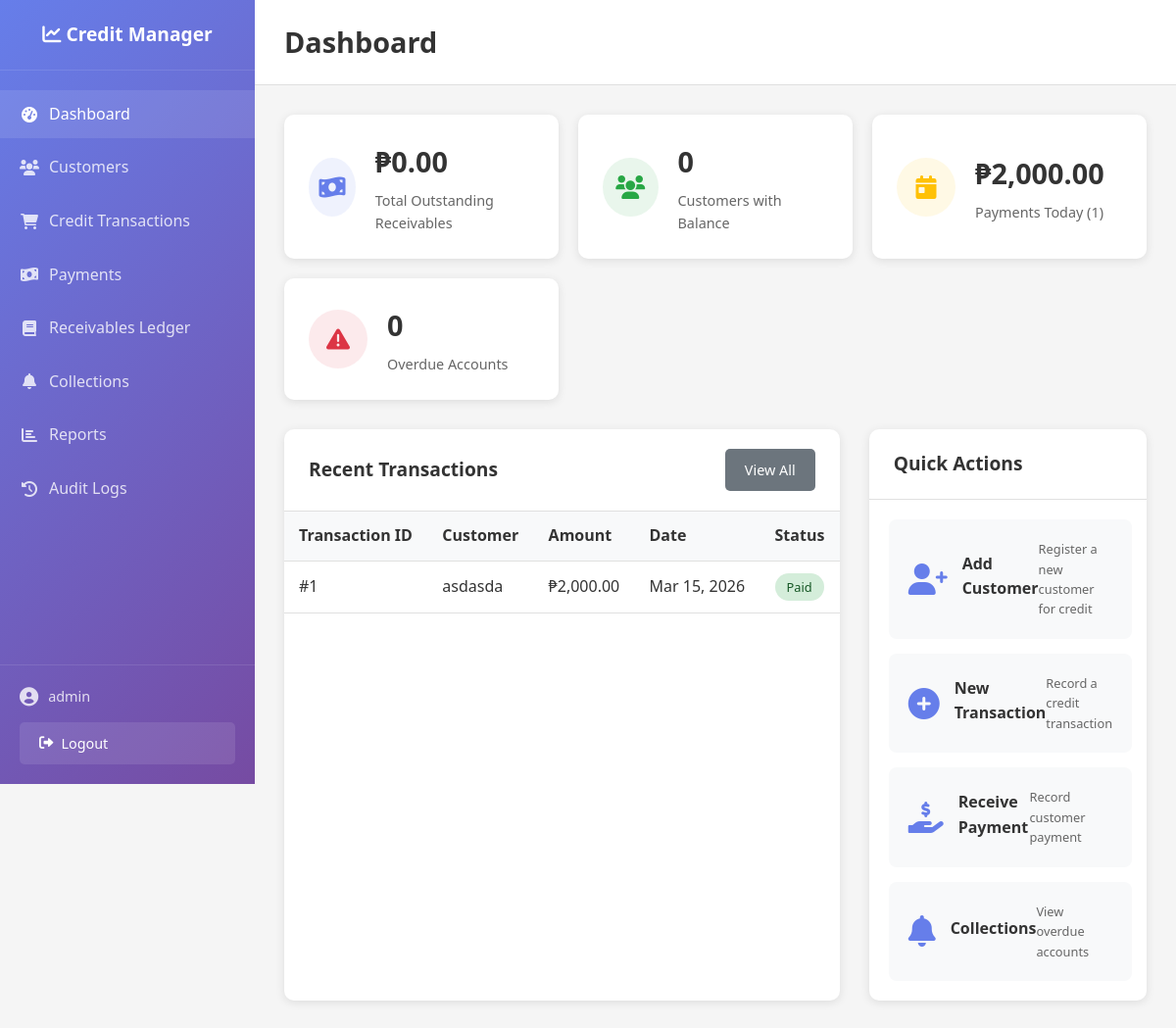
Screenshot of /credit-management-system/dashboard.php (signed in) with the database file from the repository.
### tables this page shows
CREATE TABLE `credit_transactions` (
  `transaction_id` int(11) NOT NULL,
  `customer_id` int(11) NOT NULL,
  `item_description` text NOT NULL,
  `quantity` int(11) NOT NULL,
  `unit_price` decimal(10,2) NOT NULL,
  `total_amount` decimal(10,2) NOT NULL,
  `transaction_date` date NOT NULL,
  `due_date` date NOT NULL,
  `status` enum('unpaid','partially_paid','paid') DEFAULT 'unpaid',
  `created_at` timestamp NOT NULL DEFAULT current_timestamp()
);

CREATE TABLE `customers` (
  `customer_id` int(11) NOT NULL,
  `full_name` varchar(100) NOT NULL,
  `phone_number` varchar(20) DEFAULT NULL,
  `address` text DEFAULT NULL,
  `credit_limit` decimal(10,2) DEFAULT 0.00,
  `payment_terms` int(11) DEFAULT 30,
  `risk_classification` enum('low','medium','high') DEFAULT 'medium',
  `current_balance` decimal(10,2) DEFAULT 0.00,
  `created_at` timestamp NOT NULL DEFAULT current_timestamp()
);

### credit-management-system/config/config.php (called while the page is built, shortened)
<?php
function getDBConnection() {
    try {
        $conn = new PDO("mysql:host=" . DB_HOST . ";dbname=" . DB_NAME, DB_USER, DB_PASS);
        $conn->setAttribute(PDO::ATTR_ERRMODE, PDO::ERRMODE_EXCEPTION);
        $conn->setAttribute(PDO::ATTR_DEFAULT_FETCH_MODE, PDO::FETCH_ASSOC);
        return $conn;
    } catch(PDOException $e) {
        die("Connection failed: " . $e->getMessage());
    }
}
function formatCurrency($amount) {
    return '₱' . number_format($amount ?? 0, 2);
}
function formatDate($date) {
    return date('M d, Y', strtotime($date));
}
?>

### credit-management-system/models/Report.php (called while the page is built, shortened)
<?php
class Report {
    private $conn;
    public function __construct($conn) {
        $this->conn = $conn;
    }
    public function getDashboardStats() {
        $stats = [];
        $stmt = $this->conn->prepare("SELECT SUM(total_amount) as total FROM credit_transactions WHERE status != 'paid'");
        $stmt->execute();
        $stats['total_outstanding'] = $stmt->fetch()['total'] ?? 0;
        $stmt = $this->conn->prepare("SELECT COUNT(DISTINCT customer_id) as total FROM credit_transactions WHERE status != 'paid'");
        $stmt->execute();
        $stats['customers_with_balance'] = $stmt->fetch()['total'] ?? 0;
        $stmt = $this->conn->prepare("SELECT SUM(amount_paid) as total, COUNT(payment_id) as count FROM payments WHERE DATE(payment_date) = CURRENT_DATE");
        $stmt->execute();
        $today = $stmt->fetch();
        $stats['payments_today'] = $today['total'] ?? 0;
        $stats['payments_today_count'] = $today['count'] ?? 0;
        $stmt = $this->conn->prepare("SELECT COUNT(*) as total FROM credit_transactions WHERE status != 'paid' AND due_date < CURRENT_DATE");
        $stmt->execute();
        $stats['overdue_accounts'] = $stmt->fetch()['total'] ?? 0;
        return $stats;
    }
    public function getRecentTransactions($limit = 10) {
        $limit = (int)$limit;
        $stmt = $this->conn->prepare("
            SELECT
                ct.transaction_id,
                ct.total_amount,
                ct.transaction_date,
                ct.status,
                c.full_name
            FROM credit_transactions ct
            JOIN customers c ON ct.customer_id = c.customer_id
            ORDER BY ct.transaction_date DESC
            LIMIT $limit
        ");
        $stmt->execute();
        return $stmt->fetchAll();
    }
}
?>

### credit-management-system/models/Payment.php (called while the page is built, shortened)
<?php
class Payment {
    private $conn;
    public function __construct($conn) {
        $this->conn = $conn;
    }
    public function getTodayPayments() {
        $stmt = $this->conn->prepare("
            SELECT SUM(amount_paid) as total, COUNT(payment_id) as count
            FROM payments
            WHERE DATE(payment_date) = CURRENT_DATE
        ");
        $stmt->execute();
        return $stmt->fetch();
    }
}
?>

### credit-management-system/dashboard.php (the view, shortened to what this page needs)
<?php
require_once 'config/config.php';
require_once 'models/Report.php';
require_once 'models/Payment.php';
$report = new Report(getDBConnection());
$payment = new Payment(getDBConnection());
$stats = $report->getDashboardStats();
$recentTransactions = $report->getRecentTransactions(10);
$todayPayments = $payment->getTodayPayments();
include 'includes/header.php';
?>
<div class="dashboard-stats">
    <div class="stat-card">
        <div class="stat-icon">
            <i class="fas fa-money-bill-wave"></i>
        </div>
        <div class="stat-content">
            <h3><?php echo formatCurrency($stats['total_outstanding']); ?></h3>
            <p>Total Outstanding Receivables</p>
        </div>
    </div>
    <div class="stat-card">
        <div class="stat-icon">
            <i class="fas fa-users"></i>
        </div>
        <div class="stat-content">
            <h3><?php echo $stats['customers_with_balance']; ?></h3>
            <p>Customers with Balance</p>
        </div>
    </div>
    <div class="stat-card">
        <div class="stat-icon">
            <i class="fas fa-calendar-day"></i>
        </div>
        <div class="stat-content">
            <h3><?php echo formatCurrency($todayPayments['total'] ?? 0); ?></h3>
            <p>Payments Today (<?php echo $todayPayments['count'] ?? 0; ?>)</p>
        </div>
    </div>
    <div class="stat-card">
        <div class="stat-icon">
            <i class="fas fa-exclamation-triangle"></i>
        </div>
        <div class="stat-content">
            <h3><?php echo $stats['overdue_accounts']; ?></h3>
            <p>Overdue Accounts</p>
        </div>
    </div>
</div>
<div class="dashboard-content">
    <div class="dashboard-section">
        <div class="section-header">
            <h2>Recent Transactions</h2>
            <a href="transactions.php" class="btn btn-secondary">View All</a>
        </div>
        <div class="table-container">
            <table class="data-table">
                <thead>
                    <tr>
                        <th>Transaction ID</th>
                        <th>Customer</th>
                        <th>Amount</th>
                        <th>Date</th>
                        <th>Status</th>
                    </tr>
                </thead>
                <tbody>
                    <?php if (empty($recentTransactions)): ?>
                        <tr>
                            <td colspan="5" class="text-center">No transactions found</td>
                        </tr>
                    <?php else: ?>
                        <?php foreach ($recentTransactions as $tx): ?>
                            <tr>
                                <td>#<?php echo $tx['transaction_id']; ?></td>
                                <td><?php echo $tx['full_name']; ?></td>
                                <td><?php echo formatCurrency($tx['total_amount']); ?></td>
                                <td><?php echo formatDate($tx['transaction_date']); ?></td>
                                <td>
                                    <span class="status-badge status-<?php echo $tx['status']; ?>">
                                        <?php echo ucfirst($tx['status']); ?>
                                    </span>
                                </td>
                            </tr>
                        <?php endforeach; ?>
                    <?php endif; ?>
                </tbody>
            </table>
        </div>
    </div>
    <div class="dashboard-section">
        <div class="section-header">
            <h2>Quick Actions</h2>
        </div>
        <div class="quick-actions">
            <a href="customers.php?action=add" class="action-card">
                <i class="fas fa-user-plus"></i>
                <h3>Add Customer</h3>
                <p>Register a new customer for credit</p>
            </a>
            <a href="transactions.php?action=add" class="action-card">
                <i class="fas fa-plus-circle"></i>
                <h3>New Transaction</h3>
                <p>Record a credit transaction</p>
            </a>
            <a href="payments.php?action=add" class="action-card">
                <i class="fas fa-hand-holding-usd"></i>
                <h3>Receive Payment</h3>
                <p>Record customer payment</p>
            </a>
            <a href="collections.php" class="action-card">
                <i class="fas fa-bell"></i>
                <h3>Collections</h3>
                <p>View overdue accounts</p>
            </a>
        </div>
    </div>
</div>
<?php include 'includes/footer.php'; ?>

### credit-management-system/assets/css/style.css (style rules this page uses)
* { margin: 0; padding: 0; box-sizing: border-box; }
body { font-family: 'Segoe UI', Tahoma, Geneva, Verdana, sans-serif; line-height: 1.6; color: #333; background-color: #f5f5f5; }
.btn { display: inline-flex; align-items: center; padding: 10px 20px; border: none; border-radius: 5px; font-size: 0.9rem; font-weight: 500; text-decoration: none; cursor: pointer; transition: all 0.3s ease; gap: 8px; }
.btn-secondary { background: #6c757d; color: white; }
.dashboard-stats { display: grid; grid-template-columns: repeat(auto-fit, minmax(250px, 1fr)); gap: 20px; margin-bottom: 30px; }
.stat-card { background: white; padding: 25px; border-radius: 10px; box-shadow: 0 2px 10px rgba(0, 0, 0, 0.1); display: flex; align-items: center; transition: transform 0.3s ease; }
.stat-icon { width: 60px; height: 60px; border-radius: 50%; display: flex; align-items: center; justify-content: center; margin-right: 20px; font-size: 1.5rem; }
.stat-card:nth-child(1) .stat-icon { background: rgba(102, 126, 234, 0.1); color: #667eea; }
.stat-card:nth-child(2) .stat-icon { background: rgba(40, 167, 69, 0.1); color: #28a745; }
.stat-card:nth-child(3) .stat-icon { background: rgba(255, 193, 7, 0.1); color: #ffc107; }
.stat-card:nth-child(4) .stat-icon { background: rgba(220, 53, 69, 0.1); color: #dc3545; }
.stat-content h3 { font-size: 1.8rem; margin-bottom: 5px; color: #333; }
.stat-content p { color: #666; font-size: 0.9rem; }
.dashboard-content { display: grid; grid-template-columns: 2fr 1fr; gap: 30px; }
.dashboard-section { background: white; border-radius: 10px; box-shadow: 0 2px 10px rgba(0, 0, 0, 0.1); overflow: hidden; }
.section-header { padding: 20px 25px; border-bottom: 1px solid #e0e0e0; display: flex; justify-content: space-between; align-items: center; }
.section-header h2 { font-size: 1.2rem; color: #333; }
.quick-actions { padding: 20px; display: grid; gap: 15px; }
.action-card { display: flex; align-items: center; padding: 20px; background: #f8f9fa; border-radius: 8px; text-decoration: none; color: #333; transition: all 0.3s ease; }
.action-card i { font-size: 2rem; margin-right: 15px; color: #667eea; }
.action-card h3 { font-size: 1rem; margin-bottom: 5px; }
.action-card p { font-size: 0.8rem; color: #666; }
.table-container { overflow-x: auto; }
.data-table { width: 100%; border-collapse: collapse; background: white; }
.data-table th, .data-table td { padding: 12px 15px; text-align: left; border-bottom: 1px solid #e0e0e0; }
.data-table th { background: #f8f9fa; font-weight: 600; color: #333; position: sticky; top: 0; }
.status-badge { display: inline-block; padding: 4px 12px; border-radius: 20px; font-size: 0.8rem; font-weight: 500; }
.status-paid { background: #d4edda; color: #155724; }

### rows the page displays
credit_transactions: transaction_id "1", customer.full_name "asdasda", total_amount "₱2,000.00", transaction_date "Mar 15, 2026", status "Paid"

### other values shown
$_SESSION['admin_username'] "admin"
$page_title "Dashboard"
formatCurrency($stats['total_outstanding']) "₱0.00"
$stats['customers_with_balance'] "0"
formatCurrency($todayPayments['total'] ?? 0) "₱2,000.00"
$todayPayments['count'] "1"
$stats['overdue_accounts'] "0"
